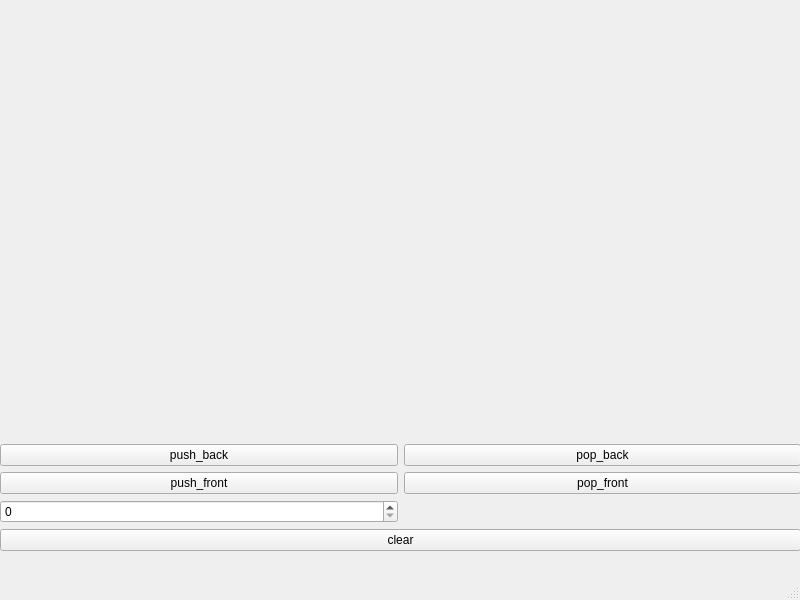
<?xml version="1.0" encoding="UTF-8"?>
<ui version="4.0">
 <class>MainWindow</class>
 <widget class="QMainWindow" name="MainWindow">
  <property name="geometry">
   <rect>
    <x>0</x>
    <y>0</y>
    <width>800</width>
    <height>600</height>
   </rect>
  </property>
  <property name="windowTitle">
   <string>MainWindow</string>
  </property>
  <widget class="QWidget" name="centralwidget">
   <widget class="QWidget" name="gridLayoutWidget">
    <property name="geometry">
     <rect>
      <x>0</x>
      <y>0</y>
      <width>801</width>
      <height>551</height>
     </rect>
    </property>
    <layout class="QGridLayout" name="gridLayout">
     <item row="4" column="0" colspan="2">
      <widget class="QPushButton" name="clearButton">
       <property name="text">
        <string>clear</string>
       </property>
      </widget>
     </item>
     <item row="2" column="1">
      <widget class="QPushButton" name="popfrontButton">
       <property name="text">
        <string>pop_front</string>
       </property>
      </widget>
     </item>
     <item row="2" column="0">
      <widget class="QPushButton" name="pushfrontButton">
       <property name="text">
        <string>push_front</string>
       </property>
      </widget>
     </item>
     <item row="1" column="1">
      <widget class="QPushButton" name="popbackButton_2">
       <property name="text">
        <string>pop_back</string>
       </property>
      </widget>
     </item>
     <item row="0" column="0" colspan="2">
      <widget class="QLabel" name="label">
       <property name="text">
        <string/>
       </property>
       <property name="alignment">
        <set>Qt::AlignCenter</set>
       </property>
      </widget>
     </item>
     <item row="1" column="0">
      <widget class="QPushButton" name="pushbackButton">
       <property name="text">
        <string>push_back</string>
       </property>
      </widget>
     </item>
     <item row="3" column="0">
      <widget class="QSpinBox" name="spinBox"/>
     </item>
    </layout>
   </widget>
  </widget>
  <widget class="QMenuBar" name="menubar">
   <property name="geometry">
    <rect>
     <x>0</x>
     <y>0</y>
     <width>800</width>
     <height>22</height>
    </rect>
   </property>
  </widget>
  <widget class="QStatusBar" name="statusbar"/>
 </widget>
 <resources/>
 <connections/>
</ui>
